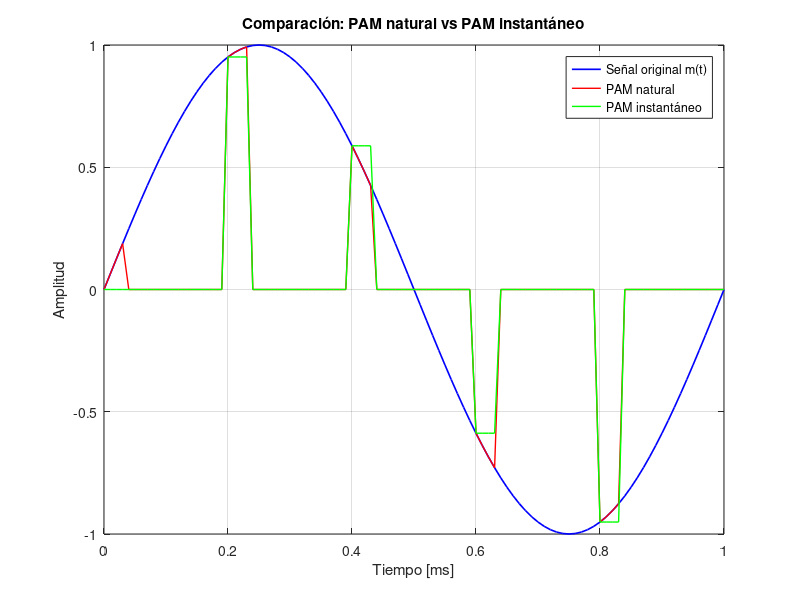
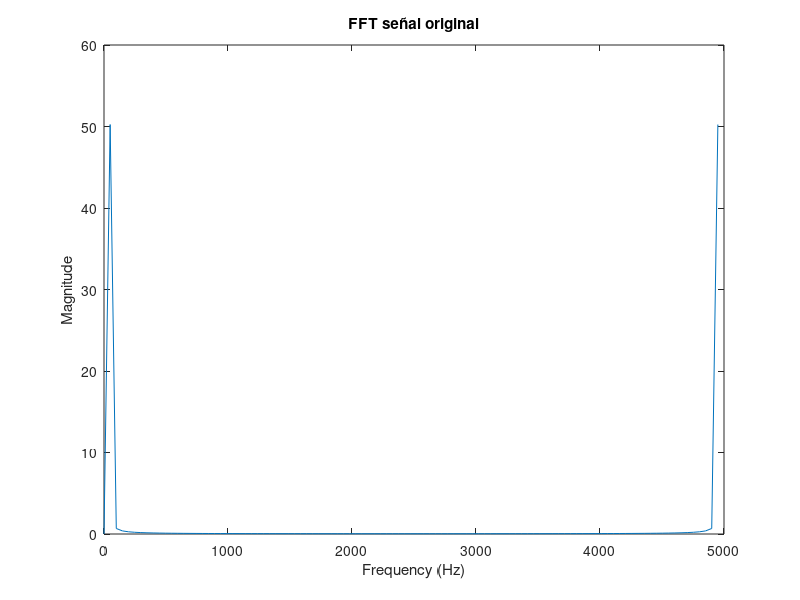
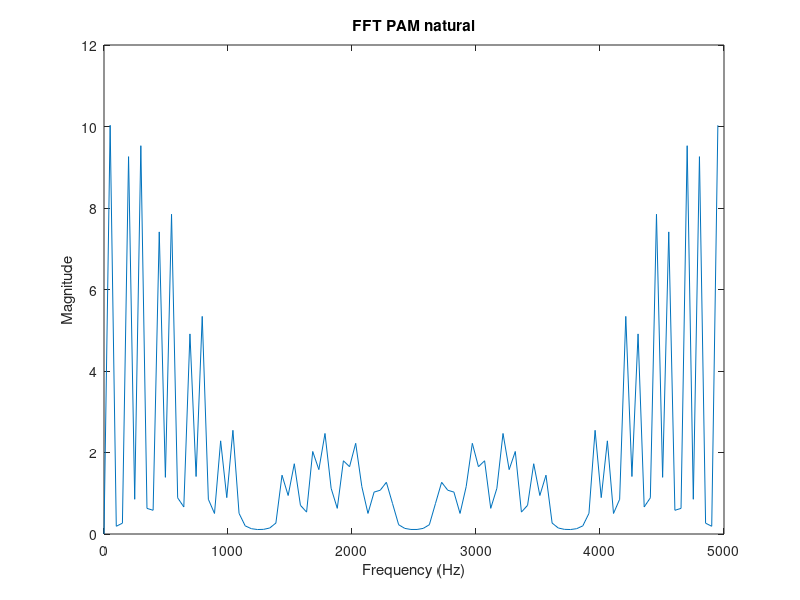
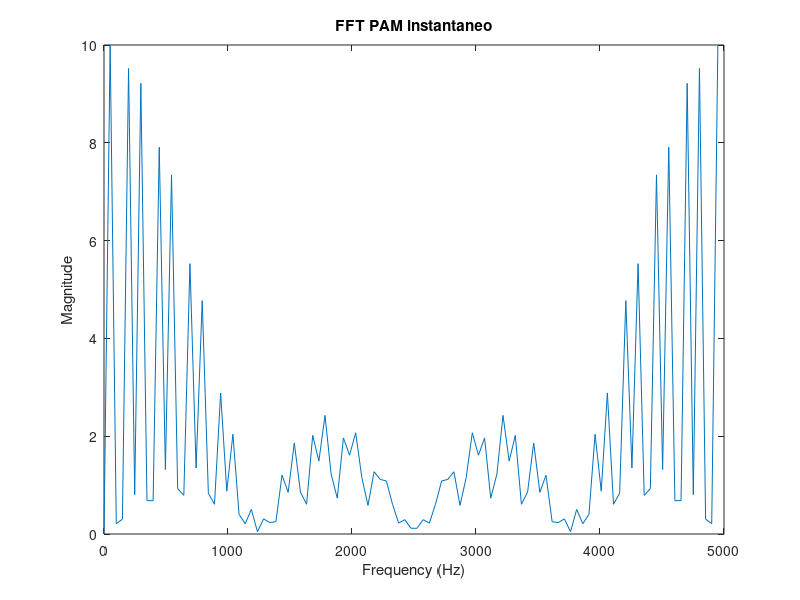

Source code (MATLAB) for these figures, in order:
%% Actividad previa

% 1) Parametros de la señal sinusoidal m(t)
periodo_muestreo_simulacion = 10e-6; %parametro ajustable, simulando una señal análoga
tiempo = 0:periodo_muestreo_simulacion:1e-3; % vector de tiempo hasta 1 milisegundo
fm = 1000; %frecuencia de la sinusoidal 
A = 1; %amplitud de la sinusoidal
m = A*sin(2*pi*fm*tiempo); %señal sinusoidal m(t)

% 2) Parametros para la modulación PAM natural (PAMn)
frecuencia_muestreo_PAMn = 5000;
periodo_muestreo_PAMn = 1/frecuencia_muestreo_PAMn;
ciclo_trabajo_natural = 0.2;
tao_natural = ciclo_trabajo_natural/frecuencia_muestreo_PAMn;

%Creación del tren de pulsos rectangulares natural
pulso_rectangular_natural = 0.5*square(2*pi*frecuencia_muestreo_PAMn*tiempo, ciclo_trabajo_natural*100)+0.5;

%Aplicación de PAM natural sobre m(t) mediante multiplicación punto a punto
%entre los vectores m y pulso_rectangular_natural
PAM_natural = m.* pulso_rectangular_natural;

% 3) Parametros para la modulación PAM instantáneo (PAMi)
frecuencia_muestreo_PAMi = 5000;
periodo_muestreo_PAMi = 1/frecuencia_muestreo_PAMi;
ciclo_trabajo_instantaneo = 0.2;
tao_instantaneo = ciclo_trabajo_instantaneo/frecuencia_muestreo_PAMi;

%Creación del tren de pulsos rectangulares instantaneo
pulso_rectangular_instantaneo = 0.5*square(2*pi*frecuencia_muestreo_PAMi*tiempo, ciclo_trabajo_instantaneo*100)+0.5;

%Cada cuánto tiempo muestreamos la señal (en índices) (200us/10us = 20
%cada 20 muestras se toma el valor de m(t)
paso_muestras = round(periodo_muestreo_PAMi / periodo_muestreo_simulacion);

%Tomamos las muestras instantáneas de la señal m(t), estas son las que se
%mantienen a lo largo del ciclo de trabajo del pulso
muestras_instantaneas = m(1:paso_muestras:end);

%Crear el vector vacio (por ahora) para la señal PAM instantánea
PAM_instantaneo = zeros(size(m));

%Recorremos las muestras y las asignamos como pulsos rectangulares
for k = 1:length(muestras_instantaneas)
    % índice de inicio de cada pulso
    indice_inicio = (k-1)*paso_muestras + 1;
    % índice de fin (definido por el ancho del pulso tao)
    indice_fin = indice_inicio + round(tao_instantaneo/periodo_muestreo_simulacion) - 1;
    
    % aseguramos no pasarnos del tamaño de tiempo
    if indice_fin <= length(PAM_instantaneo)
        PAM_instantaneo(indice_inicio:indice_fin) = muestras_instantaneas(k);
    end
end

% 4) Gráfica comparativa

figure;
plot(tiempo*1e3, m, 'b', 'LineWidth', 1.2); hold on;
plot(tiempo*1e3, PAM_natural, 'r', 'LineWidth', 1);
plot(tiempo*1e3, PAM_instantaneo, 'g', 'LineWidth', 1);

grid on;
xlabel('Tiempo [ms]');
ylabel('Amplitud');
legend('Señal original m(t)', 'PAM natural', 'PAM instantáneo');
title('Comparación: PAM natural vs PAM instantáneo');

%% Actividad presencial

% 1) Realizar tranformada de fourier sobre las tres señales

M = fft(m); % tranformada de fourier
fs = 5000; % frecuencia de muestreo
f = (0:length(M)-1)*fs/length(M);


figure;
plot(f,abs(M))
xlabel('Frequency (Hz)')
ylabel('Magnitude')
title('FFT señal original')

% Fourier PAM natural
M2 = fft(PAM_natural); % tranformada de fourier
f = (0:length(M2)-1)*fs/length(M2); 

figure;
plot(f,abs(M2))
xlabel('Frequency (Hz)')
ylabel('Magnitude')
title('FFT PAM natural')

% Fourier PAM instantaneo
M3 = fft(PAM_instantaneo); % tranformada de fourier
f = (0:length(M3)-1)*fs/length(M3); 

figure;
plot(f,abs(M3))
xlabel('Frequency (Hz)')
ylabel('Magnitude')
title('FFT PAM instantaneo')

%LINEA DE TESTEO%